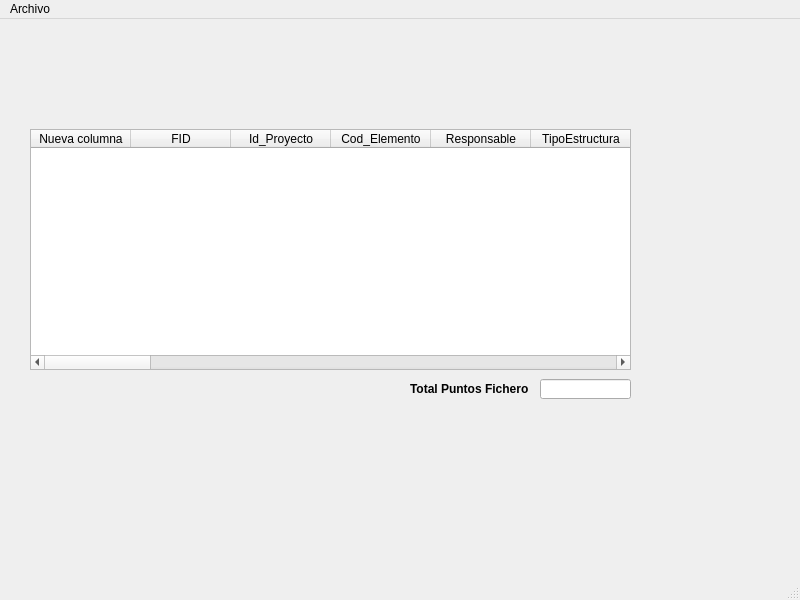
<?xml version="1.0" encoding="UTF-8"?>
<ui version="4.0">
 <class>ventanappal</class>
 <widget class="QMainWindow" name="ventanappal">
  <property name="geometry">
   <rect>
    <x>0</x>
    <y>0</y>
    <width>800</width>
    <height>600</height>
   </rect>
  </property>
  <property name="windowTitle">
   <string>ventanappal</string>
  </property>
  <widget class="QWidget" name="centralwidget">
   <widget class="QTableWidget" name="tw_tabla">
    <property name="geometry">
     <rect>
      <x>30</x>
      <y>110</y>
      <width>601</width>
      <height>241</height>
     </rect>
    </property>
    <column>
     <property name="text">
      <string>Nueva columna</string>
     </property>
    </column>
    <column>
     <property name="text">
      <string>FID</string>
     </property>
    </column>
    <column>
     <property name="text">
      <string>Id_Proyecto</string>
     </property>
    </column>
    <column>
     <property name="text">
      <string>Cod_Elemento</string>
     </property>
    </column>
    <column>
     <property name="text">
      <string>Responsable</string>
     </property>
    </column>
    <column>
     <property name="text">
      <string>TipoEstructura</string>
     </property>
    </column>
    <column>
     <property name="text">
      <string>FechaCaptura</string>
     </property>
    </column>
    <column>
     <property name="text">
      <string>Diametro</string>
     </property>
    </column>
    <column>
     <property name="text">
      <string>Ancho</string>
     </property>
    </column>
    <column>
     <property name="text">
      <string>Altura</string>
     </property>
    </column>
    <column>
     <property name="text">
      <string>Est_Conducto</string>
     </property>
    </column>
    <column>
     <property name="text">
      <string>EstCabezal</string>
     </property>
    </column>
    <column>
     <property name="text">
      <string>Nueva columna</string>
     </property>
    </column>
    <column>
     <property name="text">
      <string>Cab_Salida</string>
     </property>
    </column>
    <column>
     <property name="text">
      <string>Est_GuardaR</string>
     </property>
    </column>
    <column>
     <property name="text">
      <string>GuardaR_Ent</string>
     </property>
    </column>
    <column>
     <property name="text">
      <string>Nueva columna</string>
     </property>
    </column>
    <column>
     <property name="text">
      <string>GuardaR_Sal</string>
     </property>
    </column>
    <column>
     <property name="text">
      <string>Est_Aletas</string>
     </property>
    </column>
    <column>
     <property name="text">
      <string>Aleta_Ent</string>
     </property>
    </column>
    <column>
     <property name="text">
      <string>Aleta_Sal</string>
     </property>
    </column>
    <column>
     <property name="text">
      <string>Observaciones</string>
     </property>
    </column>
    <column>
     <property name="text">
      <string>Img_Entrada</string>
     </property>
    </column>
    <column>
     <property name="text">
      <string>Nueva columna</string>
     </property>
    </column>
    <column>
     <property name="text">
      <string>Img_Salida</string>
     </property>
    </column>
    <column>
     <property name="text">
      <string>Latitud</string>
     </property>
    </column>
    <column>
     <property name="text">
      <string>Longitud</string>
     </property>
    </column>
   </widget>
   <widget class="QLineEdit" name="txt_puntos">
    <property name="enabled">
     <bool>true</bool>
    </property>
    <property name="geometry">
     <rect>
      <x>540</x>
      <y>360</y>
      <width>91</width>
      <height>20</height>
     </rect>
    </property>
   </widget>
   <widget class="QLabel" name="label">
    <property name="geometry">
     <rect>
      <x>410</x>
      <y>360</y>
      <width>121</width>
      <height>20</height>
     </rect>
    </property>
    <property name="font">
     <font>
      <weight>75</weight>
      <bold>true</bold>
     </font>
    </property>
    <property name="text">
     <string>Total Puntos Fichero</string>
    </property>
   </widget>
  </widget>
  <widget class="QMenuBar" name="menubar">
   <property name="geometry">
    <rect>
     <x>0</x>
     <y>0</y>
     <width>800</width>
     <height>21</height>
    </rect>
   </property>
   <widget class="QMenu" name="menuArchivo">
    <property name="title">
     <string>Archivo</string>
    </property>
    <addaction name="actionLeer_archivo_2"/>
    <addaction name="actionCerrar_app"/>
    <addaction name="separator"/>
    <addaction name="actionExportar_KML"/>
    <addaction name="actionExportar_CSV"/>
   </widget>
   <addaction name="menuArchivo"/>
  </widget>
  <widget class="QStatusBar" name="statusbar"/>
  <action name="actionLeer_archivo">
   <property name="text">
    <string>Leer archivo</string>
   </property>
  </action>
  <action name="actionLeer_archivo_2">
   <property name="text">
    <string>Leer archivo...</string>
   </property>
  </action>
  <action name="actionCerrar_app">
   <property name="text">
    <string>Cerrar app</string>
   </property>
  </action>
  <action name="actionGuardar_como_KML">
   <property name="text">
    <string>Guardar como KML...</string>
   </property>
  </action>
  <action name="actionExportar_KML">
   <property name="text">
    <string>Exportar KML...</string>
   </property>
  </action>
  <action name="actionExportar_CSV">
   <property name="text">
    <string>Exportar CSV...</string>
   </property>
  </action>
 </widget>
 <resources/>
 <connections/>
</ui>
